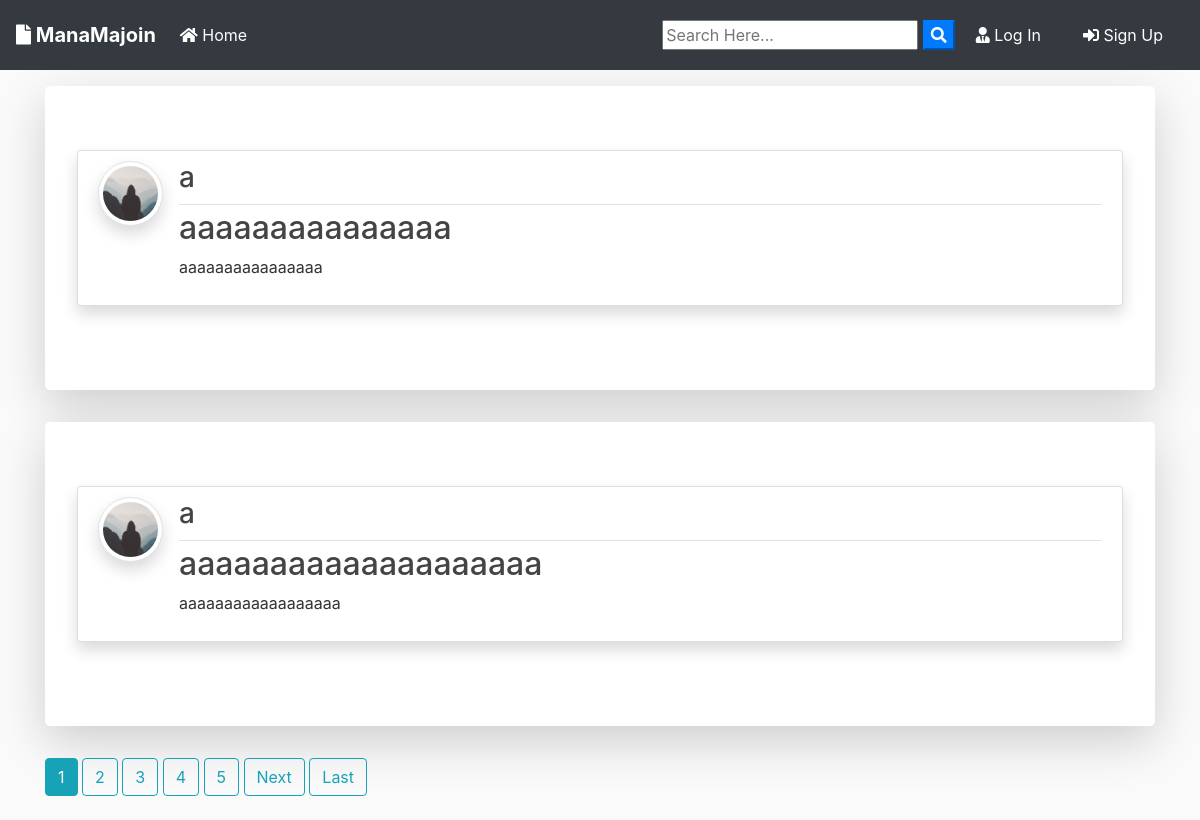
The page / on the database its author committed.
### blog/models.py (models this page shows, shortened)
class Post(models.Model):
	title = models.CharField(max_length=100)
	file = models.FileField(null=True,blank=True,upload_to='Files')
	content = models.TextField()
	date_posted = models.DateTimeField(default=timezone.now)
	author = models.ForeignKey(User, on_delete=models.CASCADE)
	category = models.ForeignKey(Category, on_delete=models.SET_NULL, null=True, blank=True)

### users/models.py (models this page shows, shortened)
class Profile(models.Model):
    user = models.OneToOneField(User, on_delete=models.CASCADE)
    image = models.ImageField(default='default.jpg', upload_to='profile_pics')

### blog/views.py (the view)
# urls.py: path('', PostListView.as_view(), name='blog-home'),
class PostListView(ListView):
    model = Post
    template_name = 'blog/home.html'  # <app>/<model>_<viewtype>.html
    context_object_name = 'posts'
    ordering = ['-date_posted']
    paginate_by = 2

### blog/templates/blog/home.html (shortened to what this page needs)
{% extends "blog/base.html" %}
{% block content %}
    {% for post in posts %}
      <div class="jumbotron mt-3 bg-white shadow-lg">
      <article class="media content-section shadow">
        <a href="{{ post.author.profile.image.url }} " target="_blank"> <img src="{{ post.author.profile.image.url }}  " alt="" class="article-img rounded-circle img-thumbnail img-fluid shadow">
        </a>
        <div class="media-body">
          <div class="article-metadata d-flex justify-content-between">
            <a class="mr-2 " href="{% url 'user-posts' post.author.username  %}"><h3>{{ post.author }}</h3></a>
          </div>
          <h2><a class="article-title text-justify " href="{% url 'post-detail' post.id %}">{{ post.title }}</a></h2>
          <div class="d-flex justify-content-between">
            <p class="article-content text-justify text-truncate overflow-hidden">{{ post.content }}</p>
          </div>
        </div>
      </article>
      </div>
    {% endfor %}
    {% if is_paginated %}
      {% for num in page_obj.paginator.page_range %}
        {% if page_obj.number == num %}
          <a class="btn btn-info mb-4" href="?page={{ num }}">{{ num }}</a>
        {% elif num > page_obj.number|add:'-5' and num < page_obj.number|add:'5' %}
          <a class="btn btn-outline-info mb-4" href="?page={{ num }}">{{ num }}</a>
        {% endif %}
      {% endfor %}
      {% if page_obj.has_next %}
        <a class="btn btn-outline-info mb-4" href="?page={{ page_obj.next_page_number }}">Next</a>
        <a class="btn btn-outline-info mb-4" href="?page={{ page_obj.paginator.num_pages }}">Last</a>
      {% endif %}
    {% endif %}
{% endblock content %}

### blog/static/blog/main.css (style rules this page uses)
body { background: #fafafa; color: #333333; margin-top: 0; }
h1, h2, h3, h4, h5, h6 { color: #444444; }
.content-section { background: #ffffff; padding: 10px 20px; border: 1px solid #dddddd; border-radius: 3px; margin-bottom: 20px; }
.article-title { color: #444444; }
.article-content { white-space: pre-line; }
.article-img { height: 65px; width: 65px; margin-right: 16px; }
.article-metadata { padding-bottom: 1px; margin-bottom: 4px; border-bottom: 1px solid #e3e3e3 }

### rows shown on the page
Post: author.profile.image (placeholder picture), author "a", title "aaaaaaaaaaaaaaa", content "aaaaaaaaaaaaaaaa"
Post: author.profile.image (placeholder picture), author "a", title "aaaaaaaaaaaaaaaaaaaa", content "aaaaaaaaaaaaaaaaaa"

### other values the page prints
{{ num }} "1"
{{ num }} "2" "3" "4" "5"
